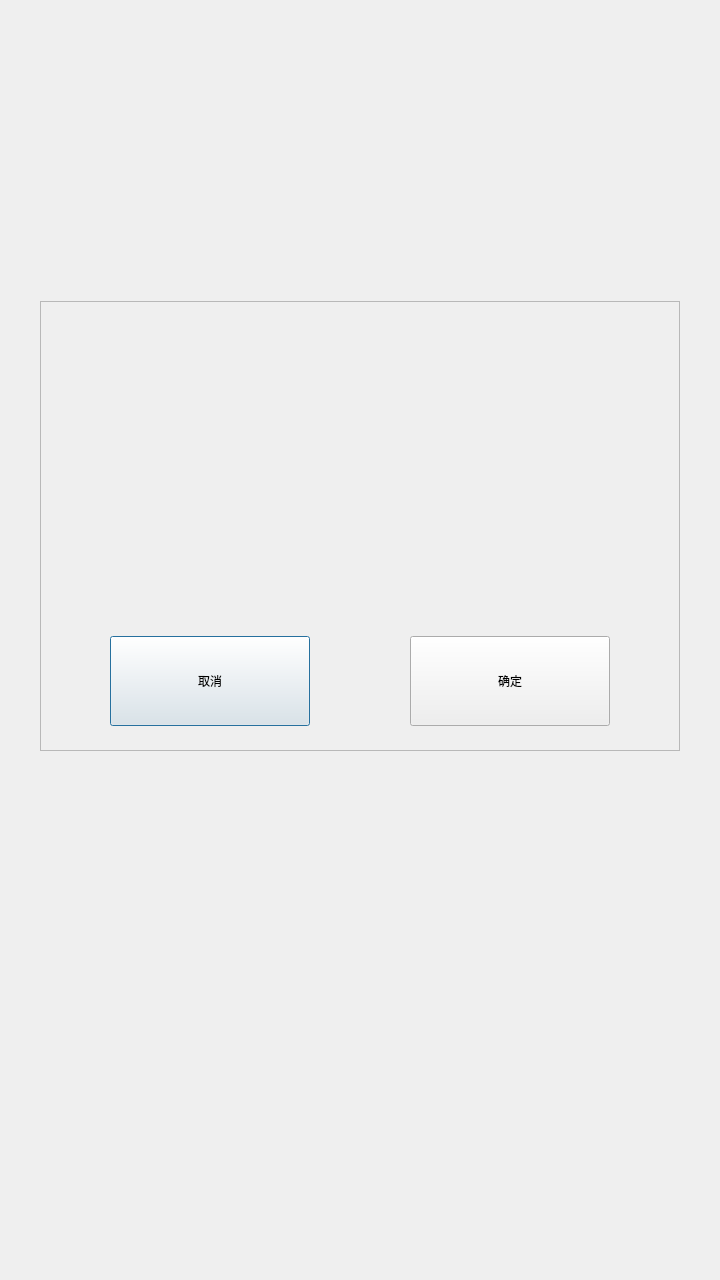
<?xml version="1.0" encoding="UTF-8"?>
<ui version="4.0">
 <class>TitleDialog</class>
 <widget class="QDialog" name="TitleDialog">
  <property name="geometry">
   <rect>
    <x>0</x>
    <y>0</y>
    <width>720</width>
    <height>1280</height>
   </rect>
  </property>
  <property name="minimumSize">
   <size>
    <width>0</width>
    <height>0</height>
   </size>
  </property>
  <property name="maximumSize">
   <size>
    <width>16777215</width>
    <height>16777215</height>
   </size>
  </property>
  <property name="windowTitle">
   <string>Dialog</string>
  </property>
  <property name="styleSheet">
   <string notr="true"/>
  </property>
  <layout class="QVBoxLayout" name="verticalLayout_2">
   <item>
    <spacer name="verticalSpacer_3">
     <property name="orientation">
      <enum>Qt::Vertical</enum>
     </property>
     <property name="sizeType">
      <enum>QSizePolicy::Minimum</enum>
     </property>
     <property name="sizeHint" stdset="0">
      <size>
       <width>20</width>
       <height>290</height>
      </size>
     </property>
    </spacer>
   </item>
   <item>
    <layout class="QHBoxLayout" name="horizontalLayout_2">
     <item>
      <spacer name="horizontalSpacer_2">
       <property name="orientation">
        <enum>Qt::Horizontal</enum>
       </property>
       <property name="sizeHint" stdset="0">
        <size>
         <width>40</width>
         <height>20</height>
        </size>
       </property>
      </spacer>
     </item>
     <item>
      <widget class="QFrame" name="dialog_frame">
       <property name="minimumSize">
        <size>
         <width>640</width>
         <height>450</height>
        </size>
       </property>
       <property name="maximumSize">
        <size>
         <width>640</width>
         <height>450</height>
        </size>
       </property>
       <property name="styleSheet">
        <string notr="true"/>
       </property>
       <property name="frameShape">
        <enum>QFrame::StyledPanel</enum>
       </property>
       <property name="frameShadow">
        <enum>QFrame::Raised</enum>
       </property>
       <layout class="QVBoxLayout" name="verticalLayout">
        <item>
         <spacer name="verticalSpacer_4">
          <property name="orientation">
           <enum>Qt::Vertical</enum>
          </property>
          <property name="sizeHint" stdset="0">
           <size>
            <width>20</width>
            <height>20</height>
           </size>
          </property>
         </spacer>
        </item>
        <item>
         <layout class="QHBoxLayout" name="horizontalLayout">
          <property name="leftMargin">
           <number>60</number>
          </property>
          <property name="topMargin">
           <number>0</number>
          </property>
          <property name="rightMargin">
           <number>60</number>
          </property>
          <property name="bottomMargin">
           <number>30</number>
          </property>
          <item>
           <widget class="QPushButton" name="cancel_bt">
            <property name="minimumSize">
             <size>
              <width>200</width>
              <height>90</height>
             </size>
            </property>
            <property name="maximumSize">
             <size>
              <width>200</width>
              <height>60</height>
             </size>
            </property>
            <property name="text">
             <string>取消</string>
            </property>
           </widget>
          </item>
          <item>
           <spacer name="horizontalSpacer_5">
            <property name="orientation">
             <enum>Qt::Horizontal</enum>
            </property>
            <property name="sizeHint" stdset="0">
             <size>
              <width>40</width>
              <height>20</height>
             </size>
            </property>
           </spacer>
          </item>
          <item>
           <widget class="QPushButton" name="sure_bt">
            <property name="minimumSize">
             <size>
              <width>200</width>
              <height>90</height>
             </size>
            </property>
            <property name="maximumSize">
             <size>
              <width>200</width>
              <height>60</height>
             </size>
            </property>
            <property name="text">
             <string>确定</string>
            </property>
           </widget>
          </item>
         </layout>
        </item>
       </layout>
      </widget>
     </item>
     <item>
      <spacer name="horizontalSpacer_3">
       <property name="orientation">
        <enum>Qt::Horizontal</enum>
       </property>
       <property name="sizeHint" stdset="0">
        <size>
         <width>40</width>
         <height>20</height>
        </size>
       </property>
      </spacer>
     </item>
    </layout>
   </item>
   <item>
    <spacer name="verticalSpacer_2">
     <property name="orientation">
      <enum>Qt::Vertical</enum>
     </property>
     <property name="sizeHint" stdset="0">
      <size>
       <width>20</width>
       <height>475</height>
      </size>
     </property>
    </spacer>
   </item>
  </layout>
 </widget>
 <resources/>
 <connections/>
</ui>
